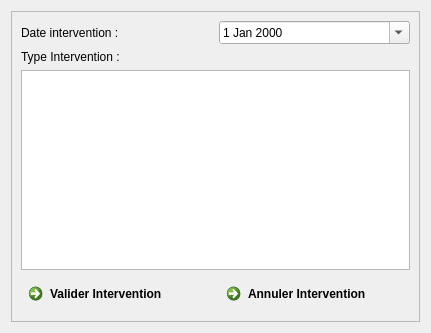
<?xml version="1.0" encoding="UTF-8"?>
<ui version="4.0">
 <class>F_DeclarerIntervention</class>
 <widget class="QWidget" name="F_DeclarerIntervention">
  <property name="geometry">
   <rect>
    <x>0</x>
    <y>0</y>
    <width>431</width>
    <height>333</height>
   </rect>
  </property>
  <property name="windowTitle">
   <string>Form</string>
  </property>
  <layout class="QGridLayout" name="gridLayout_3">
   <item row="0" column="0">
    <layout class="QGridLayout" name="GLay">
     <item row="0" column="0">
      <widget class="QFrame" name="frame">
       <property name="frameShape">
        <enum>QFrame::StyledPanel</enum>
       </property>
       <property name="frameShadow">
        <enum>QFrame::Raised</enum>
       </property>
       <layout class="QGridLayout" name="gridLayout_2">
        <item row="0" column="0">
         <layout class="QHBoxLayout" name="HLay2">
          <item>
           <widget class="QLabel" name="Lb_Date">
            <property name="text">
             <string>Date intervention :</string>
            </property>
           </widget>
          </item>
          <item>
           <widget class="QDateEdit" name="DE_DateIntervention">
            <property name="calendarPopup">
             <bool>true</bool>
            </property>
           </widget>
          </item>
         </layout>
        </item>
        <item row="1" column="0">
         <layout class="QVBoxLayout" name="VLay">
          <item>
           <widget class="QLabel" name="Lb_Intervention">
            <property name="text">
             <string>Type Intervention :</string>
            </property>
           </widget>
          </item>
          <item>
           <widget class="QTextEdit" name="TxE_Intervention"/>
          </item>
         </layout>
        </item>
        <item row="2" column="0">
         <layout class="QHBoxLayout" name="HLay">
          <item>
           <widget class="QCommandLinkButton" name="Bt_ValiderIntervention">
            <property name="text">
             <string>Valider Intervention</string>
            </property>
            <property name="icon">
             <iconset resource="ImagesIcones.qrc">
              <normaloff>:/Reparation.png</normaloff>:/Reparation.png</iconset>
            </property>
            <property name="iconSize">
             <size>
              <width>30</width>
              <height>30</height>
             </size>
            </property>
           </widget>
          </item>
          <item>
           <widget class="QCommandLinkButton" name="Bt_AnnulerIntervention">
            <property name="text">
             <string>Annuler Intervention</string>
            </property>
            <property name="icon">
             <iconset resource="ImagesIcones.qrc">
              <normaloff>:/Annuler.png</normaloff>:/Annuler.png</iconset>
            </property>
            <property name="iconSize">
             <size>
              <width>30</width>
              <height>30</height>
             </size>
            </property>
           </widget>
          </item>
         </layout>
        </item>
       </layout>
      </widget>
     </item>
    </layout>
   </item>
  </layout>
 </widget>
 <resources>
  <include location="ImagesIcones.qrc"/>
 </resources>
 <connections/>
</ui>
